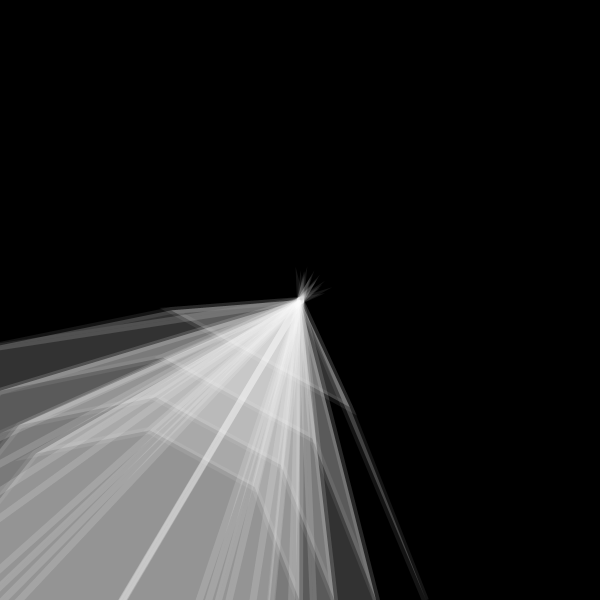
Frame 1 (no input)
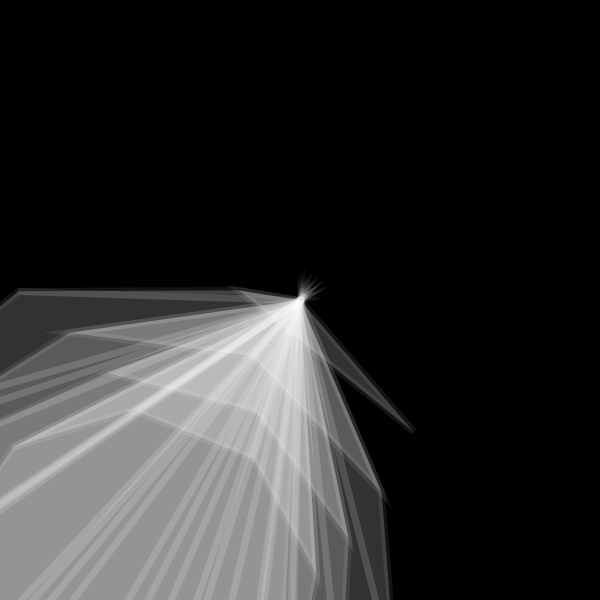
Frame 60 (the mouse pressed at the canvas centre just before this capture)
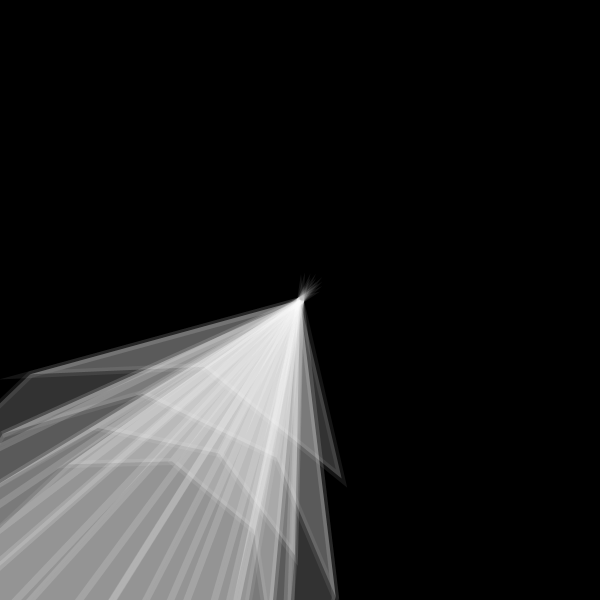
Frame 120 (the mouse held since frame 60 and released just before this capture)

The Processing sketch that drew these frames (run headless with seeded random() and noise(); from frame 60 on, the mouse is pressed at the canvas centre):

// Processing sketch: processing_142213
// ── processing_142213.pde

// Konkuk University
// Department of Dynamic Media
// SOS iDesign
// SHIN Yeonsik
// dnmys11


float count, step, radius, theta;
void setup() {
  size(600, 600);
  fill(0);
  stroke(255, 255, 255, 20);
  strokeWeight(7);
}

void draw() {
  background(0);
  count = map(sin(theta), -1, 1, 8, 10);
  step=360/count;

  float div = map(sin(theta), -1, 1, 6, 2);
  radius = width/div;

  beginShape(TRIANGLE_FAN);
  vertex(width/2, height/2);
  for (float angle=0;angle <=360*4; angle+=step) {
    float vx = width/5 + cos(radians(angle))*radius;
    float vy = height/1 + sin(radians(angle))*radius;
    vertex(vx, vy);
    fill(255, 255, 255, 50);
    radius *=1.02;
  }
  endShape();

  theta += 0.05;
}
